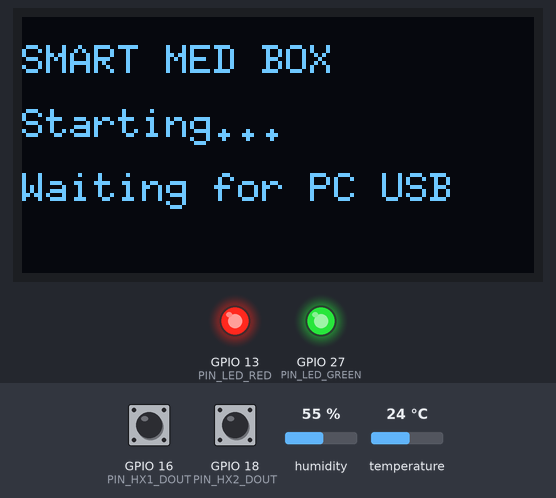
A sketch run on a simulated ESP32. Shown: 128×64 one-colour display, output pins drawn as LEDs (lit = HIGH). Wiring (inferred from the names in the program): DHT11 sensor: data GPIO 4. The inputs (shaded band) are chosen by the test bench; at power-on: temperature 24 °C, humidity 55 %, GPIO 16 (PIN_HX1_DOUT) HIGH, GPIO 18 (PIN_HX2_DOUT) HIGH. The local clock reads 2024-03-15 10:24:30 at power-on unless the sketch sets it; EEPROM starts erased; what the sketch prints to the serial monitor is not drawn.

Above: at 0.5 s.
At 2.2 s:
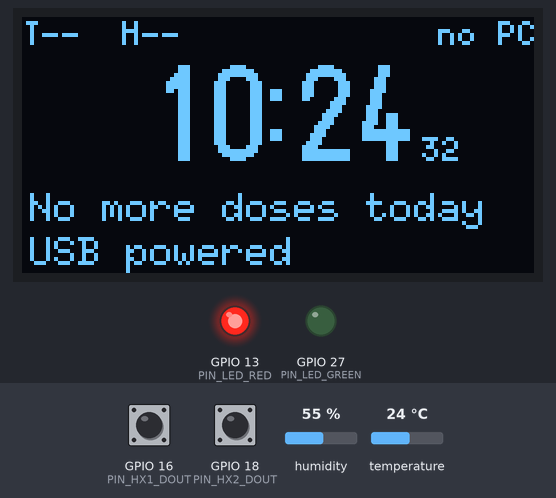
2.3 s: temperature set to 0 °C
At 3.8 s:
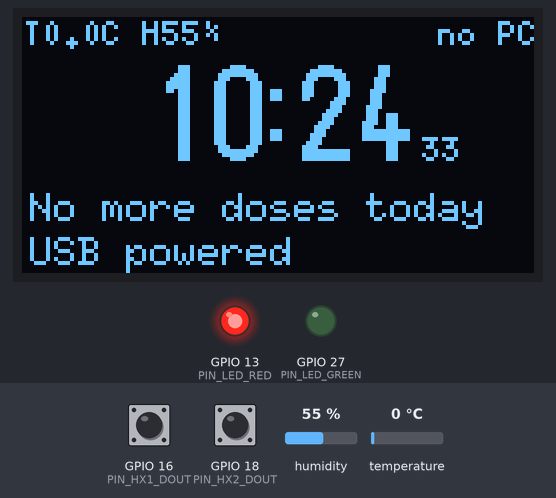
7.6 s: humidity set to 22 %
At 10.9 s:
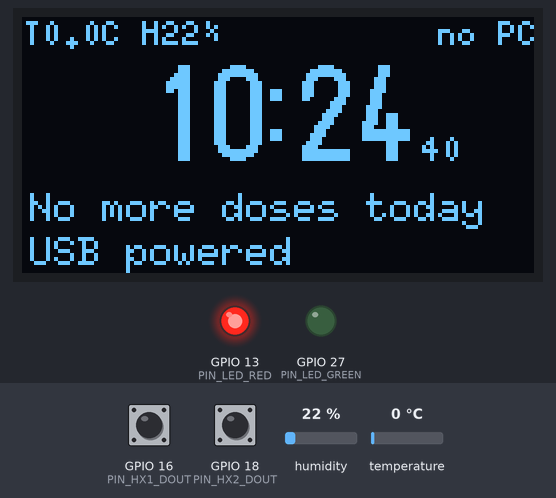
19.5 s: humidity set to 40 %
At 21.9 s:
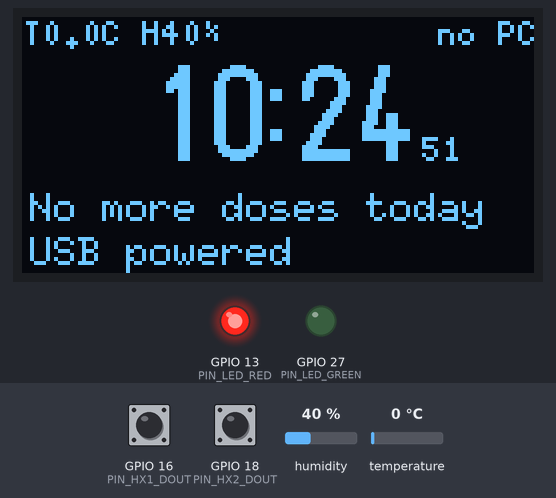
Timing chart, 0 to 23.4 s (numbered marks = the images above; inputs shaded):
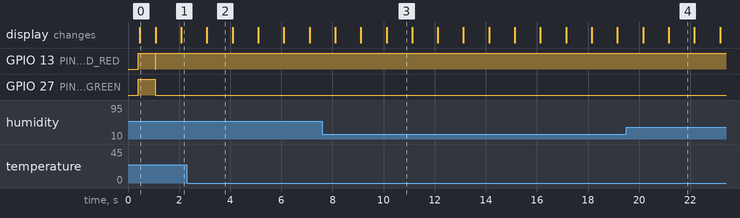

The sketch:

medbox_demo.ino
```cpp
/*
  ============================================================================
  SMART MEDICINE BOX - DEMO FIRMWARE
  ============================================================================
  Board  : ESP32 Dev Module (ESP32-WROOM-32 DevKit V1)
  Library: U8g2 (Preferences is built into the ESP32 Arduino core)
  Files  : medbox_demo.ino + config.h in a folder named medbox_demo

  Hardware used : DHT11, 2 x HX711 + load cells, SSD1315 OLED, red + green LED.
  NOT used      : battery, LDR, reed, servo, keypad, Wi-Fi.

  What it does
    - connects to the local Python app directly over the USB cable
    - every 3 s sends temperature, humidity and shelf weights over USB serial
    - receives the PC time, dose schedule and tare/calibration commands over USB
    - OLED: clock, next dose, flashing "TAKE NOW" when a dose is due
    - green LED = connected and sensors OK, red blinking = dose due, red steady = problem

  Sensor sampling, USB serial communication and OLED updates run locally.
  ============================================================================
*/
#include <Arduino.h>
#include <Wire.h>
#include <Preferences.h>
#include <U8g2lib.h>
#include <time.h>
#include <sys/time.h>
#include "config.h"

U8G2_SSD1306_128X64_NONAME_F_HW_I2C oled(U8G2_R0, U8X8_PIN_NONE);
Preferences prefs;

// ============================================================================
//  SHARED DATA (main loop), protected by a mutex
// ============================================================================
static SemaphoreHandle_t mtx;
#define LOCK()   xSemaphoreTake(mtx, portMAX_DELAY)
#define UNLOCK() xSemaphoreGive(mtx)

struct Snap {
  float t, h; int dht;            // dht: 0 ok, 1 stuck low, 2 no reply, 3 timing, 4 checksum, -1 not read
  float w[2], n[2]; bool hx[2];   // grams, noise (g), load cell present
  float cpg[2]; bool userCal[2];  // counts per gram used, user-calibrated?
};
static Snap snap = { NAN, NAN, -1, { NAN, NAN }, { 0, 0 }, { false, false }, { DEFAULT_COUNTS_PER_GRAM, DEFAULT_COUNTS_PER_GRAM }, { false, false } };

struct SchedItem { char time[6]; char name[24]; char dose[18]; bool taken; };
static SchedItem sched[MAX_SCHED];
static int schedCount = 0;
static int tzMin = DEFAULT_TZ_MIN;
static int dueWindowMin = DUE_WINDOW_MIN_DEFAULT;

static volatile bool pcConnected = false;
static volatile uint32_t lastPcSyncMs = 0;
static volatile int  cmdTare[2] = { 0, 0 };
static volatile float cmdCalGrams[2] = { 0, 0 };
static char ackMsg[48] = "";
static volatile uint32_t ackSeq = 0;

// ============================================================================
//  HX711 (bit-banged, non-blocking ring buffer)
// ============================================================================
struct HxPins { uint8_t dout, sck; };
static const HxPins HXP[2] = { { PIN_HX1_DOUT, PIN_HX1_SCK }, { PIN_HX2_DOUT, PIN_HX2_SCK } };
struct HxState { long ring[HX_RING]; int idx; int count; uint32_t lastMs; long tare; float cpg; bool userCal; };
static HxState hx[2];

static void hxInit() {
  for (int i = 0; i < 2; i++) {
    pinMode(HXP[i].dout, INPUT_PULLUP);
    pinMode(HXP[i].sck, OUTPUT);
    digitalWrite(HXP[i].sck, LOW);
    hx[i].idx = 0; hx[i].count = 0; hx[i].lastMs = 0;
  }
}
static bool hxReadRaw(int i, long &out) {
  uint32_t v = 0;
  noInterrupts();                                  // SCK must never stay high > 60 us
  for (int b = 0; b < 24; b++) {
    digitalWrite(HXP[i].sck, HIGH); delayMicroseconds(1);
    v = (v << 1) | (uint32_t)digitalRead(HXP[i].dout);
    digitalWrite(HXP[i].sck, LOW);  delayMicroseconds(1);
  }
  digitalWrite(HXP[i].sck, HIGH); delayMicroseconds(1);   // 25th pulse: channel A, gain 128
  digitalWrite(HXP[i].sck, LOW);  delayMicroseconds(1);
  interrupts();
  if (v & 0x800000UL) v |= 0xFF000000UL;
  out = (int32_t)v;
  return true;
}
static void hxPoll() {                              // call every loop: reads only when a sample is ready
  for (int i = 0; i < 2; i++) {
    if (digitalRead(HXP[i].dout) == LOW) {
      long v;
      hxReadRaw(i, v);
      hx[i].ring[hx[i].idx] = v;
      hx[i].idx = (hx[i].idx + 1) % HX_RING;
      if (hx[i].count < HX_RING) hx[i].count++;
      hx[i].lastMs = millis();
    }
  }
}
static bool hxPresent(int i) { return hx[i].count >= 5 && (millis() - hx[i].lastMs) < 1500; }
// trimmed mean (drops highest and lowest) + spread (max-min)
static bool hxStats(int i, long &filt, long &spread) {
  if (!hxPresent(i)) return false;
  long b[HX_RING]; int n = hx[i].count;
  for (int k = 0; k < n; k++) b[k] = hx[i].ring[k];
  for (int a = 1; a < n; a++) { long key = b[a]; int j = a - 1; while (j >= 0 && b[j] > key) { b[j + 1] = b[j]; j--; } b[j + 1] = key; }
  spread = b[n - 1] - b[0];
  long long sum = 0; int cnt = 0;
  for (int k = 1; k < n - 1; k++) { sum += b[k]; cnt++; }
  filt = (long)(sum / cnt);
  return true;
}
static void setAck(const char *msg) {
  LOCK(); strncpy(ackMsg, msg, sizeof(ackMsg) - 1); ackMsg[sizeof(ackMsg) - 1] = 0; ackSeq++; UNLOCK();
  Serial.printf("[CMD] %s\n", msg);
}
static void handleCommands() {                      // runs in the main loop (tare / calibrate from the website)
  for (int i = 0; i < 2; i++) {
    char key[12], msg[48];
    if (cmdTare[i]) {
      cmdTare[i] = 0;
      long f, s;
      if (hxStats(i, f, s)) {
        hx[i].tare = f; snprintf(key, sizeof(key), "tare%d", i + 1); prefs.putLong(key, f);
        snprintf(msg, sizeof(msg), "TARE%d OK", i + 1);
      } else snprintf(msg, sizeof(msg), "TARE%d FAIL no load cell data", i + 1);
      setAck(msg);
    }
    if (cmdCalGrams[i] > 0) {
      float g = cmdCalGrams[i]; cmdCalGrams[i] = 0;
      long f, s;
      if (!hxStats(i, f, s)) snprintf(msg, sizeof(msg), "CAL%d FAIL no load cell data", i + 1);
      else {
        float cpg = (float)(f - hx[i].tare) / g;
        if (fabsf(cpg) < 20.0f || fabsf(cpg) > 30000.0f) snprintf(msg, sizeof(msg), "CAL%d FAIL tare first, then add weight", i + 1);
        else {
          hx[i].cpg = cpg; hx[i].userCal = true;
          snprintf(key, sizeof(key), "cpg%d", i + 1); prefs.putFloat(key, cpg);
          snprintf(key, sizeof(key), "ucal%d", i + 1); prefs.putBool(key, true);
          snprintf(msg, sizeof(msg), "CAL%d OK %.1f counts/g", i + 1, cpg);
        }
      }
      setAck(msg);
    }
  }
}

// ============================================================================
//  DHT11 (bit-banged)
// ============================================================================
static int waitFor(int pin, int level, int timeoutUs) {
  uint32_t t = micros();
  while (digitalRead(pin) != level) { if ((int)(micros() - t) > timeoutUs) return -1; }
  return (int)(micros() - t);
}
static int dhtRead(float &t, float &h) {            // 0 ok, 1 stuck low, 2 no reply, 3 bad timing, 4 checksum
  uint8_t d[5] = { 0, 0, 0, 0, 0 };
  pinMode(PIN_DHT, INPUT_PULLUP);
  delay(2);
  if (digitalRead(PIN_DHT) == LOW) return 1;
  pinMode(PIN_DHT, OUTPUT); digitalWrite(PIN_DHT, LOW); delay(20);
  noInterrupts();
  pinMode(PIN_DHT, INPUT_PULLUP);
  int code = 0;
  if (waitFor(PIN_DHT, HIGH, 100) < 0) code = 1;
  else if (waitFor(PIN_DHT, LOW, 150) < 0) code = 2;
  else if (waitFor(PIN_DHT, HIGH, 120) < 0) code = 3;
  else if (waitFor(PIN_DHT, LOW, 120) < 0) code = 3;
  for (int b = 0; code == 0 && b < 40; b++) {
    if (waitFor(PIN_DHT, HIGH, 100) < 0) { code = 3; break; }
    int hi = waitFor(PIN_DHT, LOW, 120);
    if (hi < 0) { code = 3; break; }
    d[b / 8] = (d[b / 8] << 1) | (hi > 45 ? 1 : 0);
  }
  interrupts();
  if (code) return code;
  if ((uint8_t)(d[0] + d[1] + d[2] + d[3]) != d[4]) return 4;
  h = d[0] + d[1] * 0.1f;
  t = d[2] + (d[3] & 0x7F) * 0.1f;
  if (d[3] & 0x80) t = -t;
  return 0;
}

// ============================================================================
//  SENSOR UPDATE (main loop)
// ============================================================================
static void updateSensors() {
  static uint32_t lastDht = 0, lastSnap = 0;
  uint32_t now = millis();

  float t = NAN, h = NAN; int dc = -1; bool dhtNew = false;
  if (now - lastDht >= DHT_PERIOD_MS) { lastDht = now; dc = dhtRead(t, h); dhtNew = true; }

  if (now - lastSnap >= 500) {                      // refresh the snapshot used for telemetry
    lastSnap = now;
    Snap s;
    LOCK(); s = snap; UNLOCK();
    for (int i = 0; i < 2; i++) {
      long f, sp;
      s.hx[i] = hxStats(i, f, sp);
      s.cpg[i] = hx[i].cpg; s.userCal[i] = hx[i].userCal;
      if (s.hx[i]) {
        if (hx[i].userCal && fabsf(hx[i].cpg) > 1.0f) {
          float w = (float)(f - hx[i].tare) / hx[i].cpg;
          s.w[i] = fabsf(w) < 0.05f ? 0.0f : w;
          s.n[i] = fabsf((float)sp / hx[i].cpg);
        } else {
          s.w[i] = NAN;                     // never report fake grams before calibration
          s.n[i] = 0;
        }
      } else { s.w[i] = NAN; s.n[i] = NAN; }
    }
    LOCK(); snap.hx[0] = s.hx[0]; snap.hx[1] = s.hx[1]; snap.w[0] = s.w[0]; snap.w[1] = s.w[1]; snap.n[0] = s.n[0]; snap.n[1] = s.n[1];
    snap.cpg[0] = s.cpg[0]; snap.cpg[1] = s.cpg[1]; snap.userCal[0] = s.userCal[0]; snap.userCal[1] = s.userCal[1]; UNLOCK();
  }
  if (dhtNew) {
    LOCK();
    snap.dht = dc;
    if (dc == 0) { snap.t = t; snap.h = h; }
    else { snap.t = NAN; snap.h = NAN; }
    UNLOCK();
  }
}

// ============================================================================
//  USB SERIAL LINK: ESP32 -> local Python app, and Python app -> ESP32
// ============================================================================
static SchedItem pendingSched[MAX_SCHED];
static int pendingSchedCount = 0;
static char serialLine[192];
static size_t serialLineLen = 0;

static void applyPcTime(long epoch, int offsetMin, int dueMin) {
  struct timeval tv;
  tv.tv_sec = (time_t)epoch;
  tv.tv_usec = 0;
  settimeofday(&tv, nullptr);
  tzMin = offsetMin;
  dueWindowMin = (dueMin >= 5 && dueMin <= 240) ? dueMin : DUE_WINDOW_MIN_DEFAULT;
  char tz[24];
  int off = abs(offsetMin);
  // POSIX TZ signs are opposite to UTC offset signs.
  snprintf(tz, sizeof(tz), "UTC%c%02d:%02d", offsetMin >= 0 ? '-' : '+', off / 60, off % 60);
  setenv("TZ", tz, 1);
  tzset();
  lastPcSyncMs = millis();
  pcConnected = true;
}

static void parseSerialLine(char *line) {
  if (!line || !line[0]) return;
  if (strncmp(line, "SYNC:", 5) == 0) {
    long epoch = 0; int offset = DEFAULT_TZ_MIN, due = DUE_WINDOW_MIN_DEFAULT;
    if (sscanf(line + 5, "%ld:%d:%d", &epoch, &offset, &due) == 3 && epoch > 1700000000L) {
      applyPcTime(epoch, offset, due);
      pendingSchedCount = 0;
    }
    return;
  }
  if (strncmp(line, "CMD:TARE:", 9) == 0) {
    int shelf = atoi(line + 9);
    if (shelf == 1 || shelf == 2) cmdTare[shelf - 1] = 1;
    return;
  }
  if (strncmp(line, "CMD:CAL:", 8) == 0) {
    int shelf = 0; float grams = 0;
    if (sscanf(line + 8, "%d:%f", &shelf, &grams) == 2 && (shelf == 1 || shelf == 2) && grams >= 5.0f)
      cmdCalGrams[shelf - 1] = grams;
    return;
  }
  if (strncmp(line, "SCHED:", 6) == 0 && pendingSchedCount < MAX_SCHED) {
    char *saveptr = nullptr;
    char *timePart = strtok_r(line + 6, "|", &saveptr);
    char *namePart = strtok_r(nullptr, "|", &saveptr);
    char *dosePart = strtok_r(nullptr, "|", &saveptr);
    char *takenPart = strtok_r(nullptr, "|", &saveptr);
    if (timePart && namePart && dosePart && takenPart) {
      SchedItem &it = pendingSched[pendingSchedCount++];
      strncpy(it.time, timePart, sizeof(it.time) - 1); it.time[sizeof(it.time) - 1] = 0;
      strncpy(it.name, namePart, sizeof(it.name) - 1); it.name[sizeof(it.name) - 1] = 0;
      strncpy(it.dose, dosePart, sizeof(it.dose) - 1); it.dose[sizeof(it.dose) - 1] = 0;
      it.taken = atoi(takenPart) == 1;
    }
    return;
  }
  if (strcmp(line, "END") == 0) {
    LOCK();
    for (int i = 0; i < pendingSchedCount; i++) sched[i] = pendingSched[i];
    schedCount = pendingSchedCount;
    UNLOCK();
    return;
  }
}

static void readPcSerial() {
  while (Serial.available() > 0) {
    char c = (char)Serial.read();
    if (c == '\r') continue;
    if (c == '\n') {
      serialLine[serialLineLen] = 0;
      parseSerialLine(serialLine);
      serialLineLen = 0;
    } else if (serialLineLen < sizeof(serialLine) - 1) {
      serialLine[serialLineLen++] = c;
    } else {
      serialLineLen = 0;  // discard an overlong/corrupt line
    }
  }
  if (millis() - lastPcSyncMs > 10000) pcConnected = false;
}

static void jsonNumber(char *out, size_t size, float value, int decimals) {
  if (!isfinite(value)) snprintf(out, size, "null");
  else snprintf(out, size, decimals == 0 ? "%.0f" : (decimals == 1 ? "%.1f" : "%.2f"), value);
}

static void sendTelemetry() {
  Snap s; char ack[48]; uint32_t aseq;
  LOCK(); s = snap; strncpy(ack, ackMsg, sizeof(ack)); ack[sizeof(ack) - 1] = 0; aseq = ackSeq; UNLOCK();
  char t[20], h[20], w1[20], w2[20], n1[20], n2[20], c1[20], c2[20];
  jsonNumber(t, sizeof(t), s.dht == 0 ? s.t : NAN, 1);
  jsonNumber(h, sizeof(h), s.dht == 0 ? s.h : NAN, 0);
  jsonNumber(w1, sizeof(w1), s.w[0], 1); jsonNumber(w2, sizeof(w2), s.w[1], 1);
  jsonNumber(n1, sizeof(n1), s.n[0], 2); jsonNumber(n2, sizeof(n2), s.n[1], 2);
  jsonNumber(c1, sizeof(c1), s.cpg[0], 1); jsonNumber(c2, sizeof(c2), s.cpg[1], 1);
  char js[620];
  snprintf(js, sizeof(js),
    "{\"type\":\"telemetry\",\"t\":%s,\"h\":%s,\"dht\":%d,\"w1\":%s,\"w2\":%s,\"n1\":%s,\"n2\":%s,\"hx1\":%s,\"hx2\":%s,\"cal1\":%s,\"cal2\":%s,\"c1\":%s,\"c2\":%s,\"up\":%lu,\"fw\":\"%s\",\"ack\":\"%s\",\"aseq\":%lu}",
    t, h, s.dht, w1, w2, n1, n2, s.hx[0] ? "true" : "false", s.hx[1] ? "true" : "false",
    c1, c2, s.userCal[0] ? "true" : "false", s.userCal[1] ? "true" : "false",
    (unsigned long)(millis() / 1000), FW_VERSION, ack, (unsigned long)aseq);
  Serial.print("MBX:");
  Serial.println(js);
}

// ============================================================================
//  OLED USER INTERFACE
// ============================================================================
static bool oledOk = false;
static uint8_t oledAddr = OLED_ADDR_A;
static bool i2cPing(uint8_t a) { Wire.beginTransmission(a); return Wire.endTransmission() == 0; }
static bool oledTryInit() {
  uint8_t a = 0;
  if (i2cPing(OLED_ADDR_A)) a = OLED_ADDR_A; else if (i2cPing(OLED_ADDR_B)) a = OLED_ADDR_B; else return false;
  oled.setI2CAddress(a << 1);
  oled.begin();
  Wire.setClock(400000);
  oledAddr = a;
  return true;
}

// Avoid a custom return type here. The Arduino IDE can generate a function
// prototype before a local struct declaration, which causes the
// "DueInfo does not name a type" compilation error.
static void computeDue(int nowMin,
                       bool &isDue, char *dueTime, size_t dueTimeSize,
                       char *dueName, size_t dueNameSize,
                       char *dueDose, size_t dueDoseSize,
                       bool &haveNext, char *nextTime, size_t nextTimeSize,
                       char *nextName, size_t nextNameSize) {
  isDue = false;
  haveNext = false;
  if (dueTime && dueTimeSize) dueTime[0] = '\0';
  if (dueName && dueNameSize) dueName[0] = '\0';
  if (dueDose && dueDoseSize) dueDose[0] = '\0';
  if (nextTime && nextTimeSize) nextTime[0] = '\0';
  if (nextName && nextNameSize) nextName[0] = '\0';
  if (nowMin < 0) return;

  SchedItem local[MAX_SCHED];
  int n = 0;
  int win = DUE_WINDOW_MIN_DEFAULT;
  LOCK();
  n = schedCount;
  win = dueWindowMin;
  for (int i = 0; i < n; i++) local[i] = sched[i];
  UNLOCK();

  int bestNext = 24 * 60 + 1;
  for (int i = 0; i < n; i++) {
    int hh = 0, mm = 0;
    if (sscanf(local[i].time, "%d:%d", &hh, &mm) != 2) continue;
    if (hh < 0 || hh > 23 || mm < 0 || mm > 59) continue;
    int t = hh * 60 + mm;

    if (!local[i].taken && nowMin >= t && nowMin < t + win && !isDue) {
      isDue = true;
      if (dueTime && dueTimeSize) snprintf(dueTime, dueTimeSize, "%s", local[i].time);
      if (dueName && dueNameSize) snprintf(dueName, dueNameSize, "%s", local[i].name);
      if (dueDose && dueDoseSize) snprintf(dueDose, dueDoseSize, "%s", local[i].dose);
    }
    if (!local[i].taken && t > nowMin && t < bestNext) {
      bestNext = t;
      haveNext = true;
      if (nextTime && nextTimeSize) snprintf(nextTime, nextTimeSize, "%s", local[i].time);
      if (nextName && nextNameSize) snprintf(nextName, nextNameSize, "%s", local[i].name);
    }
  }
}

static void drawUI() {
  char b[64];
  time_t nowT = time(nullptr);
  bool synced = nowT > 1700000000;
  struct tm tmv; memset(&tmv, 0, sizeof(tmv));
  if (synced) localtime_r(&nowT, &tmv);
  bool doseDue = false;
  bool haveNextDose = false;
  char dueTime[6] = "";
  char dueName[24] = "";
  char dueDose[18] = "";
  char nextDoseTime[6] = "";
  char nextDoseName[24] = "";
  computeDue(synced ? tmv.tm_hour * 60 + tmv.tm_min : -1,
             doseDue, dueTime, sizeof(dueTime),
             dueName, sizeof(dueName), dueDose, sizeof(dueDose),
             haveNextDose, nextDoseTime, sizeof(nextDoseTime),
             nextDoseName, sizeof(nextDoseName));
  bool flash = (millis() / 500) % 2;

  Snap s; LOCK(); s = snap; UNLOCK();

  oled.clearBuffer();
  // ---- header: temperature / humidity, connection ----
  oled.setFont(u8g2_font_5x8_tf);
  if (s.dht == 0) snprintf(b, sizeof(b), "T%.1fC H%.0f%%", s.t, s.h); else snprintf(b, sizeof(b), "T--  H--");
  oled.drawStr(0, 7, b);
  const char *conn = pcConnected ? "USB linked" : "no PC";
  oled.drawStr(128 - oled.getStrWidth(conn), 7, conn);

  // ---- big clock ----
  oled.setFont(u8g2_font_logisoso24_tn);
  if (synced) {
    char hh[3], mm[3];
    snprintf(hh, sizeof(hh), "%02d", tmv.tm_hour); snprintf(mm, sizeof(mm), "%02d", tmv.tm_min);
    int wd = oled.getStrWidth(hh), cw = 8, total = wd * 2 + cw;
    int x = (128 - total) / 2;
    oled.drawStr(x, 36, hh);
    oled.drawBox(x + wd + 2, 18, 3, 3); oled.drawBox(x + wd + 2, 28, 3, 3);   // colon
    oled.drawStr(x + wd + cw, 36, mm);
    oled.setFont(u8g2_font_5x8_tf);
    snprintf(b, sizeof(b), "%02d", tmv.tm_sec);
    oled.drawStr(x + total + 3, 36, b);
  } else {
    oled.setFont(u8g2_font_6x10_tf);
    oled.drawStr(18, 30, pcConnected ? "Syncing clock..." : "Connect USB to PC...");
  }

  // ---- bottom: dose reminder ----
  if (doseDue) {
    if (flash) { oled.drawBox(0, 40, 128, 24); oled.setDrawColor(0); }
    oled.setFont(u8g2_font_6x10_tf);
    snprintf(b, sizeof(b), "TAKE NOW  %s", dueTime); oled.drawStr(2, 51, b);
    snprintf(b, sizeof(b), "%s %s", dueName, dueDose); b[21] = 0; oled.drawStr(2, 62, b);
    oled.setDrawColor(1);
  } else {
    oled.setFont(u8g2_font_6x10_tf);
    if (haveNextDose) {
      snprintf(b, sizeof(b), "Next dose %s", nextDoseTime); oled.drawStr(2, 51, b);
      snprintf(b, sizeof(b), "%s", nextDoseName); b[21] = 0; oled.drawStr(2, 62, b);
    } else {
      oled.drawStr(2, 51, synced ? "No more doses today" : "");
      oled.drawStr(2, 62, "USB powered");
    }
  }
  oled.sendBuffer();

  // ---- LEDs ----
  bool problem = !pcConnected || s.dht != 0 || !s.hx[0] || !s.hx[1];
  if (doseDue) { digitalWrite(PIN_LED_RED, flash); digitalWrite(PIN_LED_GREEN, LOW); }
  else if (problem) { digitalWrite(PIN_LED_RED, HIGH); digitalWrite(PIN_LED_GREEN, LOW); }
  else { digitalWrite(PIN_LED_RED, LOW); digitalWrite(PIN_LED_GREEN, HIGH); }
}

// ============================================================================
//  SETUP / LOOP
// ============================================================================
void setup() {
  Serial.begin(115200);
  delay(400);
  Serial.println("\nSMART MEDICINE BOX demo firmware " FW_VERSION);
  mtx = xSemaphoreCreateMutex();

  pinMode(PIN_LED_RED, OUTPUT); pinMode(PIN_LED_GREEN, OUTPUT);
  digitalWrite(PIN_LED_RED, HIGH); digitalWrite(PIN_LED_GREEN, HIGH);
  pinMode(PIN_DHT, INPUT_PULLUP);
  hxInit();

  prefs.begin("medbox", false);
  for (int i = 0; i < 2; i++) {
    char key[12];
    snprintf(key, sizeof(key), "tare%d", i + 1); hx[i].tare = prefs.getLong(key, 0);
    snprintf(key, sizeof(key), "cpg%d", i + 1);  hx[i].cpg = prefs.getFloat(key, DEFAULT_COUNTS_PER_GRAM);
    snprintf(key, sizeof(key), "ucal%d", i + 1); hx[i].userCal = prefs.getBool(key, false);
  }

  Wire.begin(PIN_SDA, PIN_SCL);
  Wire.setClock(100000);
  oledOk = oledTryInit();
  if (oledOk) {
    oled.clearBuffer(); oled.setFont(u8g2_font_6x10_tf);
    oled.drawStr(0, 14, "SMART MED BOX"); oled.drawStr(0, 30, "Starting..."); oled.drawStr(0, 46, "Waiting for PC USB");
    oled.sendBuffer();
    Serial.printf("OLED found at 0x%02X\n", oledAddr);
  } else Serial.println("OLED not found (check 3V3, GND, SDA=21, SCL=22). Continuing without display.");

  Serial.println("USB serial link ready. Start the local Python MedBox app on the PC.");
  delay(600);
  digitalWrite(PIN_LED_RED, LOW); digitalWrite(PIN_LED_GREEN, LOW);
}

void loop() {
  static uint32_t lastUi = 0, lastLog = 0;
  hxPoll();
  readPcSerial();
  handleCommands();
  updateSensors();

  uint32_t now = millis();
  static uint32_t lastTelemetry = 0;
  if (now - lastTelemetry >= POST_INTERVAL_MS) { lastTelemetry = now; sendTelemetry(); }
  if (now - lastUi >= 250) {
    lastUi = now;
    if (oledOk && !i2cPing(oledAddr)) oledOk = false;
    if (!oledOk && (now / 250) % 20 == 0) oledOk = oledTryInit();
    if (oledOk) drawUI();
    else {                                          // no OLED: still drive the LEDs
      Snap s; LOCK(); s = snap; UNLOCK();
      bool problem = !pcConnected || s.dht != 0 || !s.hx[0] || !s.hx[1];
      digitalWrite(PIN_LED_RED, problem); digitalWrite(PIN_LED_GREEN, !problem);
    }
  }
  if (now - lastLog >= 5000) {
    lastLog = now;
    Snap s; LOCK(); s = snap; UNLOCK();
    Serial.printf("[%lus] T=%.1f H=%.0f (dht %d) | S1 %.1f g%s | S2 %.1f g%s | USB %d\n",
                  (unsigned long)(now / 1000), s.t, s.h, s.dht, s.w[0], s.hx[0] ? "" : " (no data)", s.w[1], s.hx[1] ? "" : " (no data)", (int)pcConnected);
  }
  delay(2);
}
```

Source omitted: config.h (1337 bytes)

Measured:
- what the display in image 0 shows lasts 0.6 s, from 0.5 s to 1.1 s
